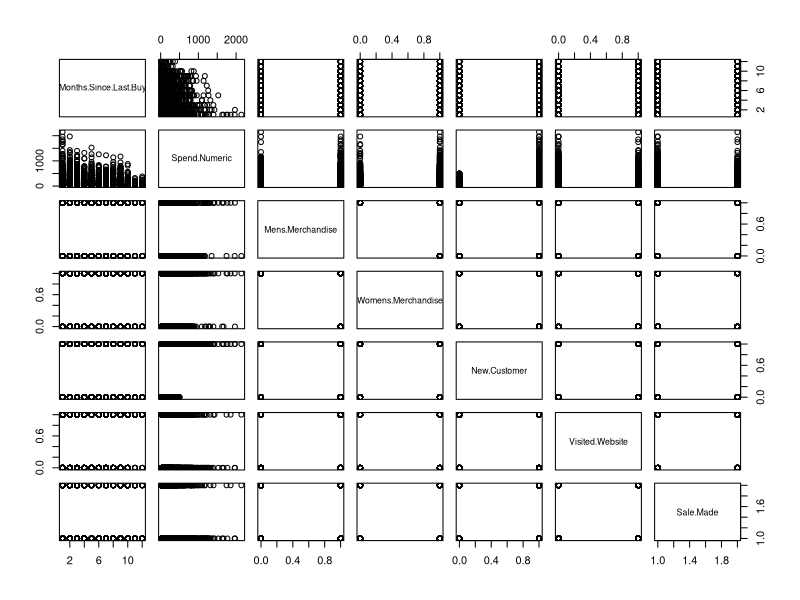
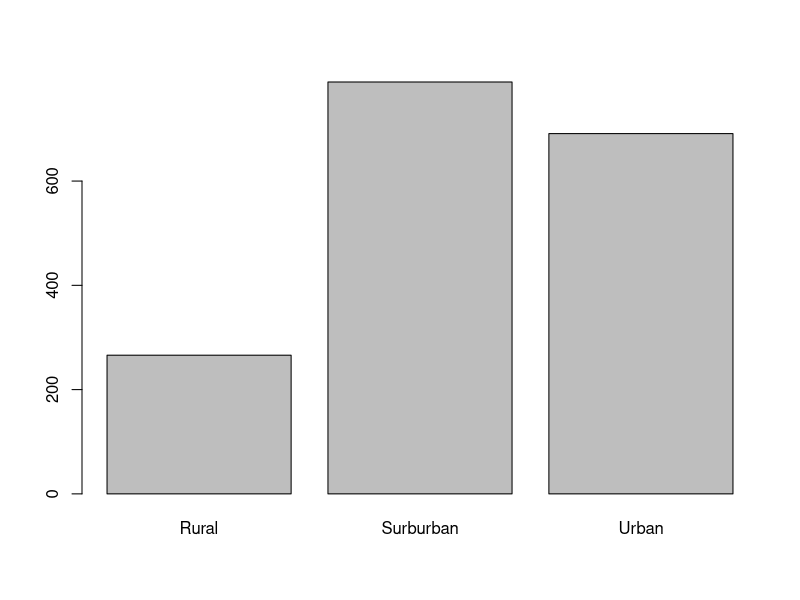
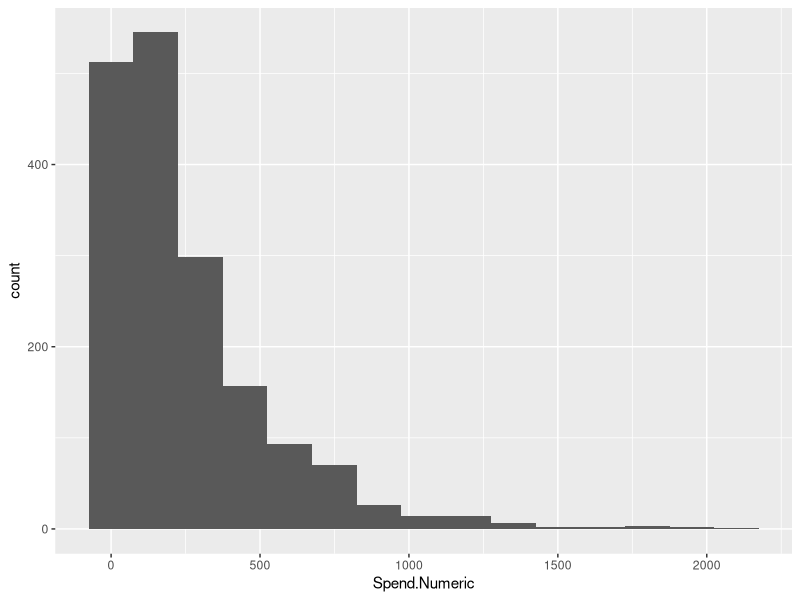
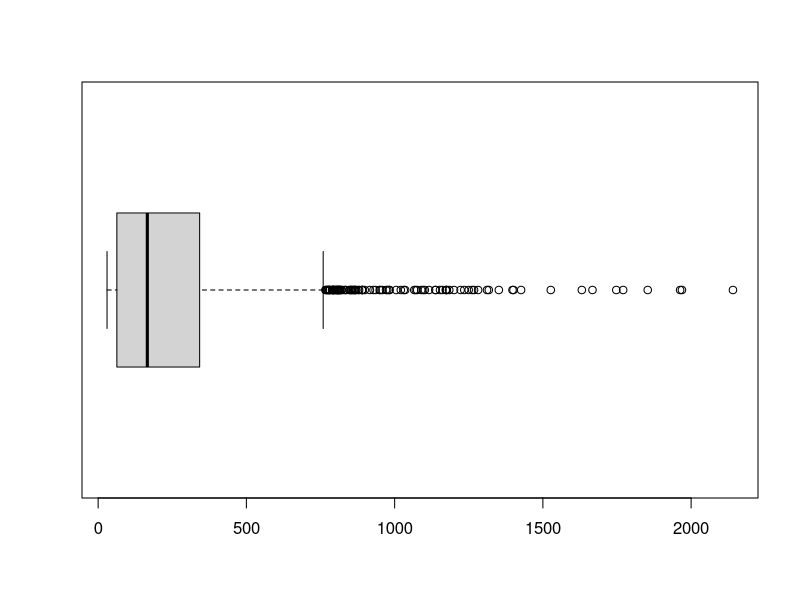
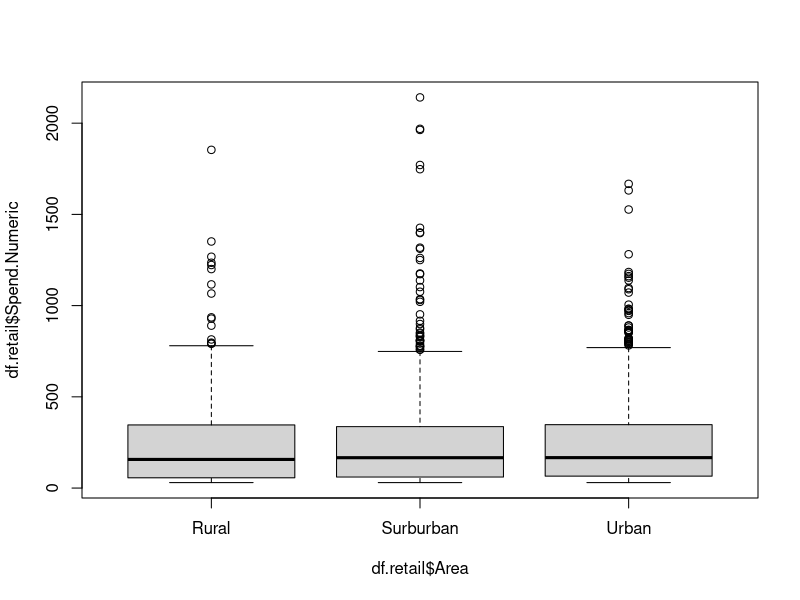

Here is the R script that generated these plots, in order: (Note: this script raises an error after producing the figures.)
library(dplyr)
library(tidyr)
library(ggplot2)
library(corrplot)
library(caret)
df.retail <- read.csv("Retail_Case_Study_Data.csv")
str(df.retail)
table(df.retail$Purchase.Channel)
#take out the customer id 
df.retail = df.retail[,-1]
#convert spend category and dependent variable to factor
df.retail$Spend.Category<-as.factor(df.retail$Spend.Category)
df.retail$Sale.Made<-as.factor(df.retail$Sale.Made)
str(df.retail)
#see if any correlation between numeric variables
pairs(df.retail[,-c(2,6,8)])
# univariate analysis
barplot(xtabs(~df.retail$Area))
# most users are suburban which means they maybe based where the stores are located
ggplot(df.retail, aes(x=Spend.Numeric)) +
  geom_histogram(binwidth = 150)
boxplot(df.retail$Spend.Numeric, horizontal = TRUE)
#side by side boxplot
boxplot(df.retail$Spend.Numeric~ df.retail$Area)
validationIndex <- createDataPartition(df.retail$Sale.Made, p=0.80, list=FALSE) 
# select 20% of the data for training 
validation <- df.retail[-validationIndex,] 
# use the remaining 80% of data for training and testing the models 
dataset <- df.retail[validationIndex,]
str(dataset)
classifier= glm(formula=Sale.Made~.,
                family=binomial,
                data=dataset)
summary(classifier)
classifier= glm(formula=Sale.Made~Months.Since.Last.Buy,Spend.Category,New.Customer,
                family=binomial,
                data=dataset)
prob_pred=predict(classifier,type='response',newdata=validation[-10])
y_pred=ifelse(prob_pred>0.5,1,0)
cm=table(validation[,10],y_pred)
summary(cm)
